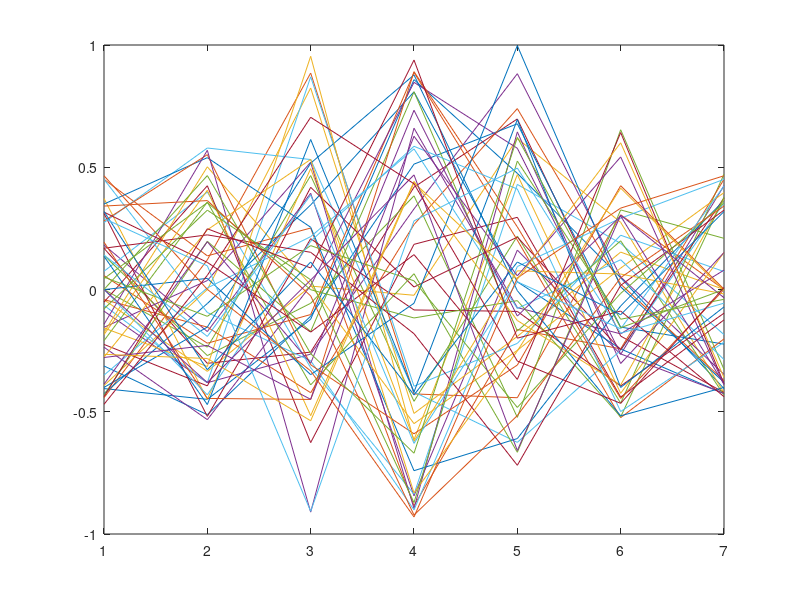

MATLAB code for this plot:

% Use cross correlation to see record the change over time of relevant
% health and job metrics
%
% author: chris keitel (ck1456@nyu.edu)

data = csvread('combined-results.csv', 1, 1);

% Pull out the AverageSeverity and the Unemployment percent
unemp = data(:, [4, 8, 12, 16]);
stay = data(:, [18, 29, 40, 51]);

% Need to center this data around 0
unempCentered = unemp - repmat(((max(unemp,[],2) - min(unemp,[],2)) / 2) + min(unemp,[],2),1, 4);
stayCentered = stay - repmat(((max(stay,[],2) - min(stay,[],2)) / 2) + min(stay,[],2),1, 4);

perCounty = zeros(size(unemp,1), 7);

% for each county, compute the cross-correlation and store them 
% to review the time-lag
for c = 1:size(stay,1)
    perCounty(c,:) = xcorr(stayCentered(c,:), unempCentered(c,:), 'coeff');
end

% plot the timelag for each county
plot(perCounty');

% Take the correlation at time-lag 0 and plot this on the counties
